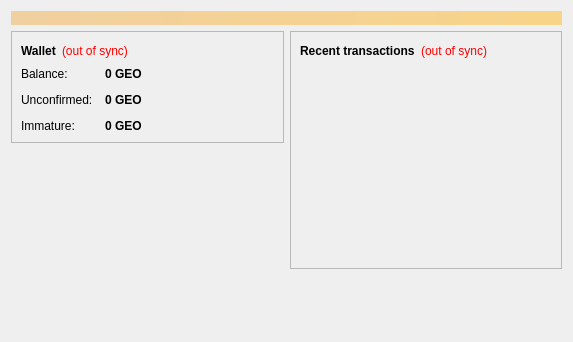
<?xml version="1.0" encoding="UTF-8"?>
<ui version="4.0">
 <class>OverviewPage</class>
 <widget class="QWidget" name="OverviewPage">
  <property name="geometry">
   <rect>
    <x>0</x>
    <y>0</y>
    <width>573</width>
    <height>342</height>
   </rect>
  </property>
  <property name="windowTitle">
   <string>Form</string>
  </property>
  <layout class="QVBoxLayout" name="topLayout">
   <item>
    <widget class="QLabel" name="labelAlerts">
     <property name="visible">
      <bool>false</bool>
     </property>
     <property name="styleSheet">
      <string notr="true">background-color: qlineargradient(x1: 0, y1: 0, x2: 1, y2: 0, stop:0 #F0D0A0, stop:1 #F8D488); color:#000000;</string>
     </property>
     <property name="wordWrap">
      <bool>true</bool>
     </property>
     <property name="margin">
      <number>3</number>
     </property>
    </widget>
   </item>
   <item>
    <layout class="QHBoxLayout" name="horizontalLayout" stretch="1,1">
     <item>
      <layout class="QVBoxLayout" name="verticalLayout_2">
       <item>
        <widget class="QFrame" name="frame">
         <property name="frameShape">
          <enum>QFrame::StyledPanel</enum>
         </property>
         <property name="frameShadow">
          <enum>QFrame::Raised</enum>
         </property>
         <layout class="QVBoxLayout" name="verticalLayout_4">
          <item>
           <layout class="QHBoxLayout" name="horizontalLayout_4">
            <item>
             <widget class="QLabel" name="label_5">
              <property name="font">
               <font>
                <weight>75</weight>
                <bold>true</bold>
               </font>
              </property>
              <property name="text">
               <string>Wallet</string>
              </property>
             </widget>
            </item>
            <item>
             <widget class="QLabel" name="labelWalletStatus">
              <property name="toolTip">
               <string>The displayed information may be out of date. Your wallet automatically synchronizes with the Bitcoin network after a connection is established, but this process has not completed yet.</string>
              </property>
              <property name="styleSheet">
               <string notr="true">QLabel { color: red; }</string>
              </property>
              <property name="text">
               <string notr="true">(out of sync)</string>
              </property>
              <property name="alignment">
               <set>Qt::AlignLeading|Qt::AlignLeft|Qt::AlignVCenter</set>
              </property>
             </widget>
            </item>
            <item>
             <spacer name="horizontalSpacer_2">
              <property name="orientation">
               <enum>Qt::Horizontal</enum>
              </property>
              <property name="sizeHint" stdset="0">
               <size>
                <width>40</width>
                <height>20</height>
               </size>
              </property>
             </spacer>
            </item>
           </layout>
          </item>
          <item>
           <layout class="QFormLayout" name="formLayout_2">
            <property name="fieldGrowthPolicy">
             <enum>QFormLayout::AllNonFixedFieldsGrow</enum>
            </property>
            <property name="horizontalSpacing">
             <number>12</number>
            </property>
            <property name="verticalSpacing">
             <number>12</number>
            </property>
            <item row="0" column="0">
             <widget class="QLabel" name="label">
              <property name="text">
               <string>Balance:</string>
              </property>
             </widget>
            </item>
            <item row="0" column="1">
             <widget class="QLabel" name="labelBalance">
              <property name="font">
               <font>
                <weight>75</weight>
                <bold>true</bold>
               </font>
              </property>
              <property name="cursor">
               <cursorShape>IBeamCursor</cursorShape>
              </property>
              <property name="toolTip">
               <string>Your current balance</string>
              </property>
              <property name="text">
               <string notr="true">0 GEO</string>
              </property>
              <property name="textInteractionFlags">
               <set>Qt::LinksAccessibleByMouse|Qt::TextSelectableByKeyboard|Qt::TextSelectableByMouse</set>
              </property>
             </widget>
            </item>
            <item row="1" column="0">
             <widget class="QLabel" name="label_3">
              <property name="text">
               <string>Unconfirmed:</string>
              </property>
             </widget>
            </item>
            <item row="1" column="1">
             <widget class="QLabel" name="labelUnconfirmed">
              <property name="font">
               <font>
                <weight>75</weight>
                <bold>true</bold>
               </font>
              </property>
              <property name="cursor">
               <cursorShape>IBeamCursor</cursorShape>
              </property>
              <property name="toolTip">
               <string>Total of transactions that have yet to be confirmed, and do not yet count toward the current balance</string>
              </property>
              <property name="text">
               <string notr="true">0 GEO</string>
              </property>
              <property name="textInteractionFlags">
               <set>Qt::LinksAccessibleByMouse|Qt::TextSelectableByKeyboard|Qt::TextSelectableByMouse</set>
              </property>
             </widget>
            </item>
            <item row="2" column="0">
             <widget class="QLabel" name="labelImmatureText">
              <property name="text">
               <string>Immature:</string>
              </property>
             </widget>
            </item>
            <item row="2" column="1">
             <widget class="QLabel" name="labelImmature">
              <property name="font">
               <font>
                <weight>75</weight>
                <bold>true</bold>
               </font>
              </property>
              <property name="toolTip">
               <string>Mined balance that has not yet matured</string>
              </property>
              <property name="text">
               <string notr="true">0 GEO</string>
              </property>
              <property name="textInteractionFlags">
               <set>Qt::LinksAccessibleByMouse|Qt::TextSelectableByKeyboard|Qt::TextSelectableByMouse</set>
              </property>
             </widget>
            </item>
           </layout>
          </item>
         </layout>
        </widget>
       </item>
       <item>
        <spacer name="verticalSpacer">
         <property name="orientation">
          <enum>Qt::Vertical</enum>
         </property>
         <property name="sizeHint" stdset="0">
          <size>
           <width>20</width>
           <height>40</height>
          </size>
         </property>
        </spacer>
       </item>
      </layout>
     </item>
     <item>
      <layout class="QVBoxLayout" name="verticalLayout_3">
       <item>
        <widget class="QFrame" name="frame_2">
         <property name="frameShape">
          <enum>QFrame::StyledPanel</enum>
         </property>
         <property name="frameShadow">
          <enum>QFrame::Raised</enum>
         </property>
         <layout class="QVBoxLayout" name="verticalLayout">
          <item>
           <layout class="QHBoxLayout" name="horizontalLayout_2">
            <item>
             <widget class="QLabel" name="label_4">
              <property name="text">
               <string>&lt;b&gt;Recent transactions&lt;/b&gt;</string>
              </property>
             </widget>
            </item>
            <item>
             <widget class="QLabel" name="labelTransactionsStatus">
              <property name="toolTip">
               <string>The displayed information may be out of date. Your wallet automatically synchronizes with the Bitcoin network after a connection is established, but this process has not completed yet.</string>
              </property>
              <property name="styleSheet">
               <string notr="true">QLabel { color: red; }</string>
              </property>
              <property name="text">
               <string notr="true">(out of sync)</string>
              </property>
              <property name="alignment">
               <set>Qt::AlignRight|Qt::AlignTrailing|Qt::AlignVCenter</set>
              </property>
             </widget>
            </item>
            <item>
             <spacer name="horizontalSpacer">
              <property name="orientation">
               <enum>Qt::Horizontal</enum>
              </property>
              <property name="sizeHint" stdset="0">
               <size>
                <width>40</width>
                <height>20</height>
               </size>
              </property>
             </spacer>
            </item>
           </layout>
          </item>
          <item>
           <widget class="QListView" name="listTransactions">
            <property name="styleSheet">
             <string notr="true">QListView { background: transparent; }</string>
            </property>
            <property name="frameShape">
             <enum>QFrame::NoFrame</enum>
            </property>
            <property name="verticalScrollBarPolicy">
             <enum>Qt::ScrollBarAlwaysOff</enum>
            </property>
            <property name="horizontalScrollBarPolicy">
             <enum>Qt::ScrollBarAlwaysOff</enum>
            </property>
            <property name="selectionMode">
             <enum>QAbstractItemView::NoSelection</enum>
            </property>
           </widget>
          </item>
         </layout>
        </widget>
       </item>
       <item>
        <spacer name="verticalSpacer_2">
         <property name="orientation">
          <enum>Qt::Vertical</enum>
         </property>
         <property name="sizeHint" stdset="0">
          <size>
           <width>20</width>
           <height>40</height>
          </size>
         </property>
        </spacer>
       </item>
      </layout>
     </item>
    </layout>
   </item>
  </layout>
 </widget>
 <resources/>
 <connections/>
</ui>
